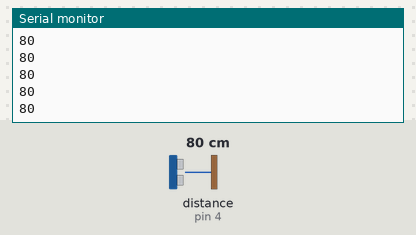
The sketch below on a simulated Arduino Uno, built with avr-gcc and run on an emulated ATmega328P. On the bench: the last lines printed to the serial monitor. Wiring (inferred from the names in the program): ultrasonic range finder: trigger pin 3; echo pin 4. The inputs (shaded band) are chosen by the test bench; at power-on: distance to the obstacle (sensor on pin 4) 80 cm. The echo pulse lasts 58.3 µs per cm.

Above: at 1.2 s.
1.3 s: distance to the obstacle (sensor on pin 4) set to 2 cm
At 1.37 s:
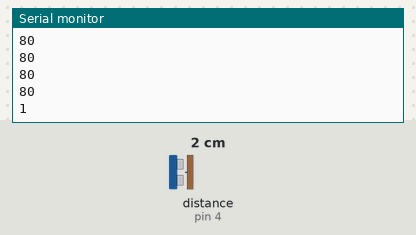
2.8 s: distance to the obstacle (sensor on pin 4) set to 4 cm
At 2.88 s:
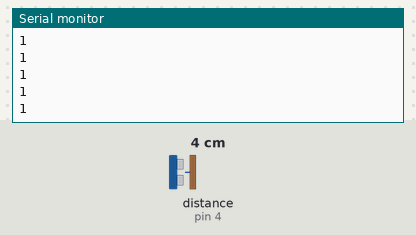
Timing chart, 0 to 5.8 s (numbered marks = the images above; inputs shaded):
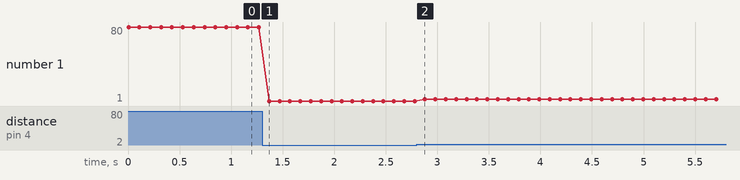

Measured:
- after the input at 1.3 s, the serial monitor: prints a new line after 0.07 s (image 1)
- plotted number 1: 80 → 1 after the input at 1.3 s, 1 → 3 after the input at 2.8 s

The sketch:

ultraSonicDisance.ino.ino
```cpp
const int trigerPin=3;
const int echoPin=4;
void setup(){
  Serial.begin(9600);
  pinMode(trigerPin, OUTPUT);
  pinMode(echoPin, INPUT);
}
void loop(){
  // to emit ultrasonic
  digitalWrite(trigerPin,LOW);
  delayMicroseconds(2);
  digitalWrite(trigerPin, HIGH);
  delayMicroseconds(10);
  digitalWrite(trigerPin,LOW);
  // To detect ultrasonic
   int duration = pulseIn(echoPin,HIGH);
  int cm=duration/29/2;
  Serial.print(cm);
  Serial.println();
  delay(100);
  /*if(cm > 6 ){
       Right();
       delay(2000);
       stopp();
  }
  else{
    Forward();
  }*/
}
```
